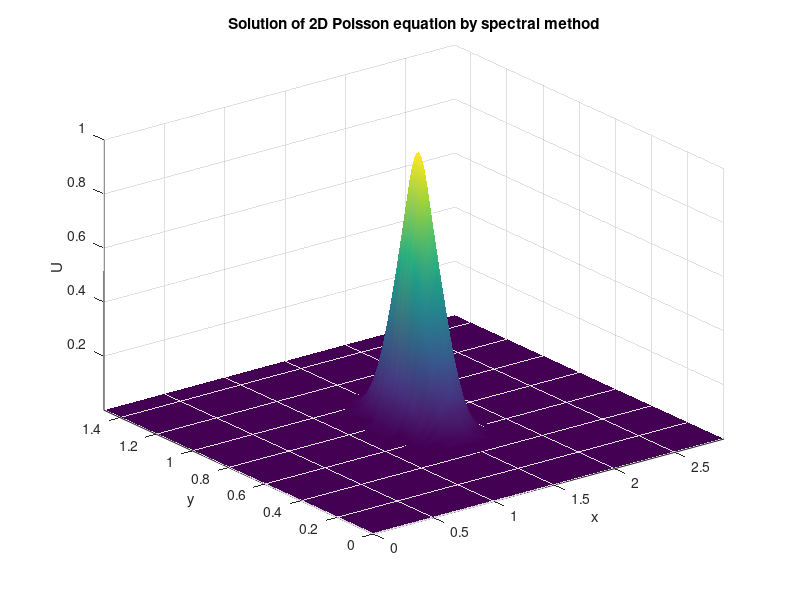
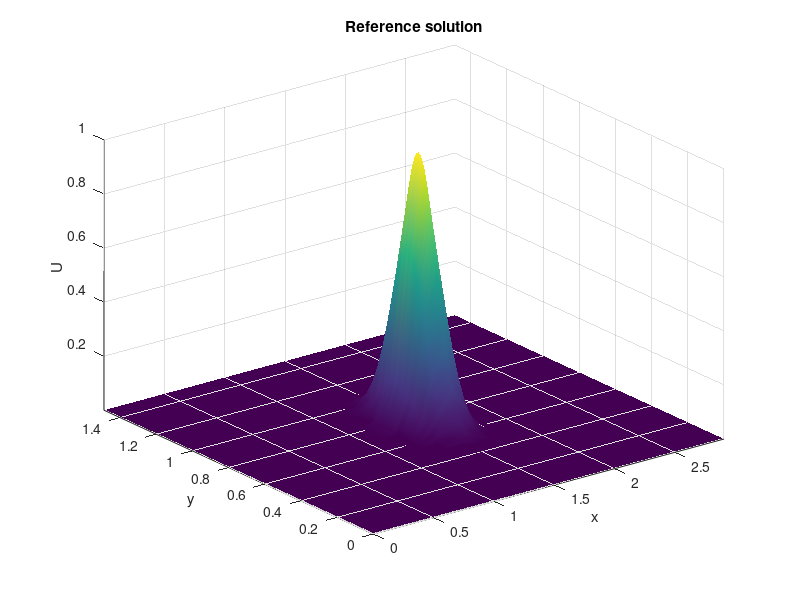

The MATLAB source for these figures, in order: (Note: this script raises an error after producing the figures.)
clear all
close all
clc

M       = 32;                                               % --- Number of Fourier harmonics along x (should be a multiple of 2)  
N       = 128;                                              % --- Number of Fourier harmonics along y (should be a multiple of 2)  
Lx      = 3;                                                % --- Domain size along x
Ly      = 1.5;                                              % --- Domain size along y
sigma   = 0.1;                                              % --- Characteristic width of f (make << 1)

% --- Wavenumbers
kx = (2 * pi / Lx) * [0 : (M / 2 - 1) (- M / 2) : (-1)];    % --- Wavenumbers along x
ky = (2 * pi / Ly) * [0 : (N / 2 - 1) (- N / 2) : (-1)];    % --- Wavenumbers along y
[Kx, Ky]  = meshgrid(kx, ky); 

% --- Discretization
hx              = Lx / M;                                   % --- Grid spacing along x
hy              = Ly / N;                                   % --- Grid spacing along y
x               = (0 : (M - 1)) * hx;
y               = (0 : (N - 1)) * hy;
[X, Y]          = meshgrid(x, y);

% --- Compute the right-hand side of differential equation
rSquared        = (X - 0.5 * Lx).^2 + (Y - 0.5 * Ly).^2;
sigmaSquared    = sigma^2;
f               = exp(-rSquared / (2 * sigmaSquared)) .* (rSquared - 2 * sigmaSquared) / (sigmaSquared^2);

% --- Compute forward FFT of right-hand side
fHat            = fft2(f);

% --- Denominator of the unknown spectrum
den             = -(Kx.^2 + Ky.^2); 
den(1, 1)       = 1;                                        % --- Avoid division by zero at wavenumber (0, 0)

% --- Solve Poisson equation in Fourier space 
UHat            = ifft2(fHat ./ den);

% --- Unknown determination
U               = real(UHat);
U               = U - U(1,1);                               % --- Force arbitrary constant to be zero by forcing U(1, 1) = 0

% --- Plots
uRef    = exp(-rSquared / (2 * sigmaSquared));
err     = 100 * sqrt(sum(sum(abs(U - uRef).^2)) / sum(sum(abs(uRef).^2)));
errMax  = norm(U(:) - uRef(:), inf);
fprintf('Percentage root mean square error = %2.15f\n', err);
fprintf('Maximum error = %2.15f\n', errMax);

%%%%%%%%%%
% GRAPHS %
%%%%%%%%%%
figure(1)
surf(X, Y, U, 'EdgeColor', 'none')
shading interp
axis([0 max(x) 0 max(y) min(min(uRef)) max(max(uRef))])
xlabel('x')
ylabel('y')
zlabel('U')
title('Solution of 2D Poisson equation by spectral method')

figure(2)
surf(X, Y, uRef, 'EdgeColor', 'none')
shading interp
axis([0 max(x) 0 max(y) min(min(uRef)) max(max(uRef))])
xlabel('x')
ylabel('y')
zlabel('U')
title('Reference solution')

% --- Loading the CUDA result
load d_result.txt
% --- Transposition is necessary since CUDA writes the matrix row-wise,
% while Matlab reads it column-wise.
d_result = reshape(d_result, M, N).';
